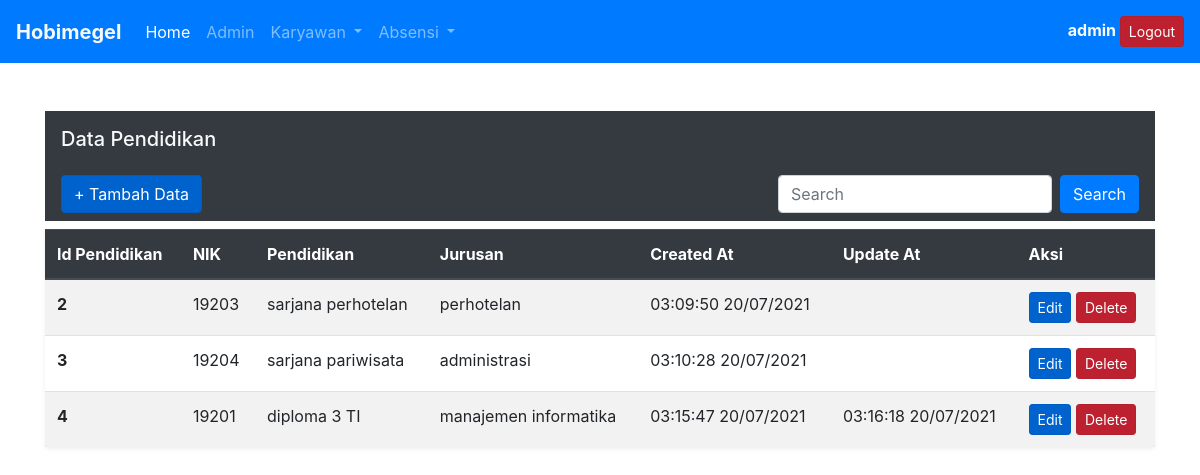
Page /database/pendidikan.php (signed in) on the committed database.
### tables this page shows
CREATE TABLE `pendidikan` (
  `id_pendidikan` int(10) NOT NULL,
  `NIK` int(10) NOT NULL,
  `pendidikan` varchar(30) NOT NULL,
  `jurusan` varchar(30) NOT NULL,
  `created_at` varchar(50) NOT NULL,
  `update_at` varchar(50) NOT NULL
);

### database/pendidikan.php (the view, shortened to what this page needs)
<?php
    require_once 'koneksi.php';
    $sql ="SELECT * FROM pendidikan WHERE id_pendidikan";
    $query = $koneksi->query($sql);
?>
<!DOCTYPE html>
<html lang="en">
<head>
    <link rel="stylesheet" href="https://cdn.jsdelivr.net/npm/bootstrap@4.5.3/dist/css/bootstrap.min.css">
</head>
<body>
    <nav class="navbar navbar-expand-lg navbar-dark bg-primary">
      <a class="navbar-brand text-light font-weight-bold" href="index.php">Hobimegel</a>
      <div class="collapse navbar-collapse" id="navbarText">
        <ul class="navbar-nav mr-auto">
          <li class="nav-item active">
            <a class="nav-link" href="index.php">Home <span class="sr-only">(current)</span></a>
            <li class="nav-item">
                <a class="nav-link" href="admin.php">Admin</a>
            </li>
            <li class="nav-item dropdown">
              <a class="nav-link dropdown-toggle" href="#" id="navbarDropdownMenuLink" role="button" data-toggle="dropdown" aria-haspopup="true" aria-expanded="false">
                Karyawan
              </a>
            </li>
            <li class="nav-item dropdown">
              <a class="nav-link dropdown-toggle" href="#" id="navbarDropdownMenuLink" role="button" data-toggle="dropdown" aria-haspopup="true" aria-expanded="false">
                Absensi
              </a>
            </li>
        </ul>
        <span class="navbar-text font-weight-bold text-light">
          <?php echo $_SESSION['username']; ?>
          <a href="logout.php" class="btn btn-danger btn-sm active" role="button" aria-pressed="true">Logout</a>
        </span>
      </div>
    </nav>
    <div class="container-lg mt-5">
      <nav class="navbar navbar-light bg-dark">
        <span class="navbar-brand mb-0 h1 text-light">Data Pendidikan</span>
      </nav>
      <nav class="navbar navbar-light bg-dark">
          <a href="aksi/pendidikan/tambahdata.php" class="btn btn-primary btn-md active" role="button" aria-pressed="true">+ Tambah Data</a>
          <form action="pendidikan.php" method="get" class="form-inline">
              <input name="cari" class="form-control mr-sm-2" type="search" placeholder="Search" aria-label="Search">
              <button  class="btn btn-primary my-2 my-sm-0" type="submit">Search</button>
          </form>
      </nav>
      <table class="table shadow-sm p-3 mb-5 bg-white rounded mt-2 table-striped">
        <thead class="thead-dark">
          <tr>
            <th scope="col">Id Pendidikan</th>
            <th scope="col">NIK</th>
            <th scope="col">Pendidikan</th>
            <th scope="col">Jurusan</th>
            <th scope="col">Created At</th>
            <th scope="col">Update At</th>
            <th scope="col">Aksi</th>
          </tr>
        </thead>
        <tbody>
          <?php
          if(isset($_GET['cari'])){
            $cari = $_GET['cari'];
            $query = mysqli_query($koneksi,"SELECT * FROM pendidikan WHERE id_pendidikan LIKE '%$cari%'
            OR NIK LIKE '%$cari%'
            OR pendidikan LIKE '%$cari%'
            OR jurusan LIKE '%$cari%'");
           }else{
            $query = mysqli_query($koneksi,"SELECT * FROM pendidikan");
           }
          while($d = mysqli_fetch_array($query)){
          ?>
          <tr>
            <th scope="row"><?php echo $d['id_pendidikan']; ?></th>
            <td><?php echo $d['NIK']; ?></td>
            <td><?php echo $d['pendidikan']; ?></td>
            <td><?php echo $d['jurusan']; ?></td>
            <td><?php echo $d['created_at']; ?></td>
            <td><?php echo $d['update_at']; ?></td>
            <td>
            <a href="aksi/pendidikan/edit.php?id_pendidikan=<?php echo $d['id_pendidikan']; ?>" class="btn btn-primary btn-sm active" role="button" aria-pressed="true">Edit</a>
              <a href="aksi/pendidikan/delete.php?id_pendidikan=<?php echo $d['id_pendidikan'] ; ?>" onClick='return tanya()' class="btn btn-danger btn-sm active" role="button" aria-pressed="true">Delete</a>
            </td>
          </tr>
          <?php
          }
          ?>
        </tbody>
      </table>
    </div>
</body>
</html>

### rows in the picture
pendidikan: id_pendidikan "2", NIK "19203", pendidikan "sarjana perhotelan", jurusan "perhotelan", created_at "03:09:50 20/07/2021"
pendidikan: id_pendidikan "3", NIK "19204", pendidikan "sarjana pariwisata", jurusan "administrasi", created_at "03:10:28 20/07/2021"
pendidikan: id_pendidikan "4", NIK "19201", pendidikan "diploma 3 TI", jurusan "manajemen informatika", created_at "03:15:47 20/07/2021", update_at "03:16:18 20/07/2021"

### other values in the picture
$_SESSION['username'] "admin"
